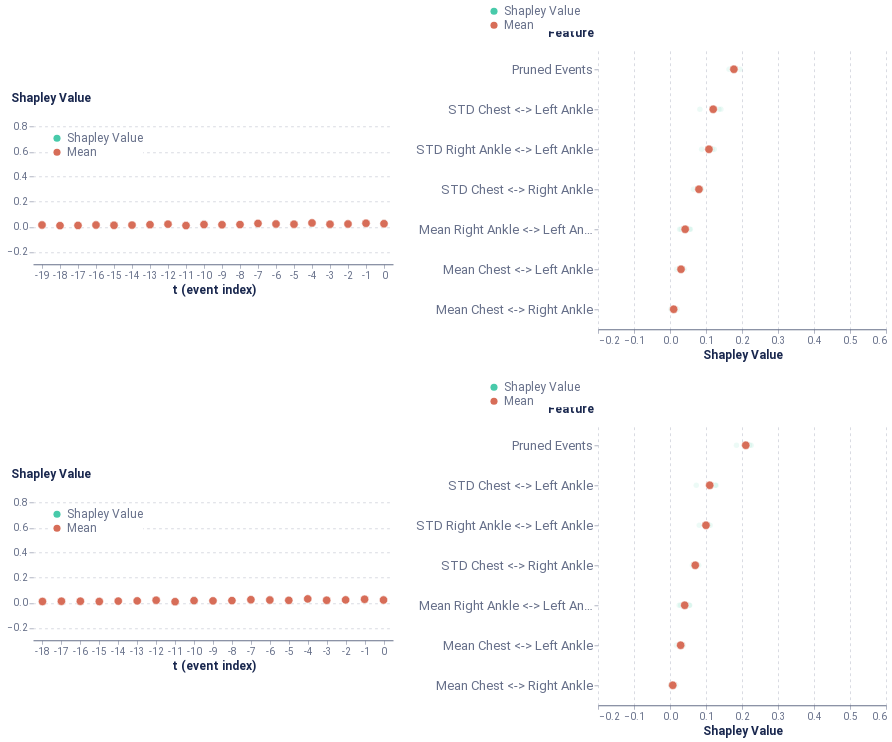

Notebook code cell kept with this figure:
### Code cell
global_plot

### Figure 1 — Vega-Lite specification as saved in the notebook (floating-point values rounded to 4 significant figures)
{"config": {"axis": {"domain": true, "domainColor": "#666F89", "grid": false, "gridCap": "round", "gridColor": "#B3B7C4", "gridDash": [2, 4], "gridWidth": 0.5, "labelColor": "#666F89", "labelFont": "Roboto, Arial, sans-serif", "labelPadding": 2, "tickColor": "#666F89", "tickOpacity": 0.5, "tickSize": 4, "titleColor": "#19274E", "titleFont": "Roboto, Arial, sans-serif", "titleFontSize": 12}, "axisBand": {"domain": true, "labelPadding": 4, "ticks": false}, "axisY": {"domain": false, "titleAlign": "left", "titleAngle": 0, "titleX": -20, "titleY": -10}, "legend": {"labelColor": "#666F89", "labelFont": "Roboto, Arial, sans-serif", "labelFontSize": 12, "symbolSize": 40, "titleColor": "#19274E", "titleFont": "Roboto, Arial, sans-serif", "titleFontSize": 12, "titlePadding": 4}, "arc": {"stroke": "#FFFFFF", "strokeWidth": 1}, "bar": {"fill": "#2770EB", "stroke": null}, "line": {"stroke": "#2770EB", "strokeWidth": 2}, "path": {"stroke": "#2770EB", "strokeWidth": 0.5}, "point": {"fill": "#2770EB", "shape": "circle", "filled": true}, "rect": {"fill": "#2770EB"}, "rule": {"stroke": "#666F89"}, "shape": {"stroke": "#2770EB"}, "text": {"color": "#19274E", "font": "Roboto, Arial, sans-serif", "fontSize": 12}, "range": {"category": ["#2770EB", "#77B98A", "#DA5252", "#FFC400", "#A87AEA", "#00A39E", "#19274E"], "diverging": ["#006360", "#2BB3AE", "#96D9D7", "#FFFFFF", "#EDAAAA", "#DA5252", "#811D1D"], "heatmap": ["#18448F", "#1B4EA5", "#2770EB", "#4C88EE", "#82ACF3", "#A6C4F7", "#E9F1FD"], "ramp": ["#18448F", "#1B4EA5", "#2770EB", "#4C88EE", "#82ACF3", "#A6C4F7", "#E9F1FD"]}, "background": "#FFFFFF", "group": {"fill": "#FFFFFF"}, "header": {"labelColor": "#19274E", "labelFont": "Roboto, Arial, sans-serif", "labelFontSize": 12, "titleColor": "#19274E", "titleFont": "Roboto, Arial, sans-serif", "titleFontSize": 16}, "title": {"anchor": "start", "color": "#19274E", "font": "Roboto, Arial, sans-serif", "fontSize": 20, "fontWeight": "bold", "offset": 20, "subtitleColor": "#19274E", "subtitleFontSize": 16}, "view": {"continuousHeight": 300, "continuousWidth": 400, "stroke": "transparent"}}, "vconcat": [{"hconcat": [{"vconcat": [{"mark": {"type": "point", "stroke": "white", "strokeWidth": 0.6}, "encoding": {"color": {"type": "nominal", "field": "type", "legend": {"fillColor": "white", "orient": "top-left", "symbolSize": 50, "symbolStrokeWidth": 0, "title": null}, "scale": {"domain": ["Shapley Value", "Mean"], "range": ["#48caaa", "#d76d58"]}}, "opacity": {"condition": {"value": 1.0, "test": "(datum.type === 'Mean')"}, "value": 0.2}, "size": {"condition": {"value": 70, "test": "(datum.type === 'Mean')"}, "value": 30}, "x": {"type": "ordinal", "axis": {"labelAngle": 0}, "field": "t (event index)"}, "y": {"type": "quantitative", "axis": {"grid": true, "titleX": -23}, "field": "Shapley Value", "scale": {"domain": [-0.3, 0.9]}, "title": "Shapley Value"}}, "height": 150, "width": 360}], "data": {"name": "data-d5ec994785ddfe2d9d2453fc1dce23bb"}}, {"vconcat": [{"mark": {"type": "point", "stroke": "white", "strokeWidth": 0.6}, "encoding": {"color": {"type": "nominal", "field": "type", "legend": {"fillColor": "white", "orient": "bottom-right", "symbolSize": 50, "symbolStrokeWidth": 0, "title": null}, "scale": {"domain": ["Shapley Value", "Mean"], "range": ["#618FE0", "#d76d58"]}}, "opacity": {"condition": {"value": 1.0, "test": "(datum.type === 'Mean')"}, "value": 0.1}, "size": {"condition": {"value": 70, "test": "(datum.type === 'Mean')"}, "value": 30}, "x": {"type": "quantitative", "axis": {"grid": true, "title": "Shapley Value"}, "field": "Shapley Value", "scale": {"domain": [-0.2, 0.6]}}, "y": {"type": "ordinal", "axis": {"labelFontSize": 13, "titleX": -51}, "field": "Feature", "sort": ["Pruned Events", "STD Chest <-> Left Ankle", "STD Right Ankle <-> Left Ankle", "STD Chest <-> Right Ankle", "Mean Right Ankle <-> Left Ankle", "Mean Chest <-> Left Ankle", "Mean Chest <-> Right Ankle"]}}, "height": 280, "width": 288}], "data": {"name": "data-cf97495dbd814d02b89bc28fbaa52492"}}], "center": true}, {"hconcat": [{"vconcat": [{"mark": {"type": "point", "stroke": "white", "strokeWidth": 0.6}, "encoding": {"color": {"type": "nominal", "field": "type", "legend": {"fillColor": "white", "orient": "top-left", "symbolSize": 50, "symbolStrokeWidth": 0, "title": null}, "scale": {"domain": ["Shapley Value", "Mean"], "range": ["#48caaa", "#d76d58"]}}, "opacity": {"condition": {"value": 1.0, "test": "(datum.type === 'Mean')"}, "value": 0.2}, "size": {"condition": {"value": 70, "test": "(datum.type === 'Mean')"}, "value": 30}, "x": {"type": "ordinal", "axis": {"labelAngle": 0}, "field": "t (event index)"}, "y": {"type": "quantitative", "axis": {"grid": true, "titleX": -23}, "field": "Shapley Value", "scale": {"domain": [-0.3, 0.9]}, "title": "Shapley Value"}}, "height": 150, "width": 360}], "data": {"name": "data-59b916959951929cab8e43d2e9dc2dbe"}}, {"vconcat": [{"mark": {"type": "point", "stroke": "white", "strokeWidth": 0.6}, "encoding": {"color": {"type": "nominal", "field": "type", "legend": {"fillColor": "white", "orient": "bottom-right", "symbolSize": 50, "symbolStrokeWidth": 0, "title": null}, "scale": {"domain": ["Shapley Value", "Mean"], "range": ["#618FE0", "#d76d58"]}}, "opacity": {"condition": {"value": 1.0, "test": "(datum.type === 'Mean')"}, "value": 0.1}, "size": {"condition": {"value": 70, "test": "(datum.type === 'Mean')"}, "value": 30}, "x": {"type": "quantitative", "axis": {"grid": true, "title": "Shapley Value"}, "field": "Shapley Value", "scale": {"domain": [-0.2, 0.6]}}, "y": {"type": "ordinal", "axis": {"labelFontSize": 13, "titleX": -51}, "field": "Feature", "sort": ["Pruned Events", "STD Chest <-> Left Ankle", "STD Right Ankle <-> Left Ankle", "STD Chest <-> Right Ankle", "Mean Right Ankle <-> Left Ankle", "Mean Chest <-> Left Ankle", "Mean Chest <-> Right Ankle"]}}, "height": 280, "width": 288}], "data": {"name": "data-f50b288cb8e74b4fb861c4ed3703549a"}}], "center": true}], "$schema": "https://vega.github.io/schema/vega-lite/v4.8.1.json", "datasets": {"data-d5ec994785ddfe2d9d2453fc1dce23bb": [{"Shapley Value": 0.01211, "t (event index)": 0, "type": "Shapley Value"}, {"Shapley Value": 0.01399, "t (event index)": -1, "type": "Shapley Value"}, {"Shapley Value": 0.03506, "t (event index)": -2, "type": "Shapley Value"}, {"Shapley Value": 0.02698, "t (event index)": -3, "type": "Shapley Value"}, {"Shapley Value": 0.04123, "t (event index)": -4, "type": "Shapley Value"}, {"Shapley Value": 0.0122, "t (event index)": -5, "type": "Shapley Value"}, {"Shapley Value": 0.008806, "t (event index)": -6, "type": "Shapley Value"}, {"Shapley Value": 0.03085, "t (event index)": -7, "type": "Shapley Value"}, {"Shapley Value": 0.02248, "t (event index)": -8, "type": "Shapley Value"}, {"Shapley Value": 0.01273, "t (event index)": -9, "type": "Shapley Value"}, {"Shapley Value": 0.008487, "t (event index)": -10, "type": "Shapley Value"}, {"Shapley Value": 0.001025, "t (event index)": -11, "type": "Shapley Value"}, {"Shapley Value": 0.02861, "t (event index)": -12, "type": "Shapley Value"}, {"Shapley Value": 0.01715, "t (event index)": -13, "type": "Shapley Value"}, {"Shapley Value": 0.01937, "t (event index)": -14, "type": "Shapley Value"}, {"Shapley Value": 0.01044, "t (event index)": -15, "type": "Shapley Value"}, {"Shapley Value": 0.01462, "t (event index)": -16, "type": "Shapley Value"}, {"Shapley Value": 0.0202, "t (event index)": -17, "type": "Shapley Value"}, {"Shapley Value": 0.006416, "t (event index)": -18, "type": "Shapley Value"}, {"Shapley Value": 0.01396, "t (event index)": -19, "type": "Shapley Value"}, {"Shapley Value": 0.03737, "t (event index)": 0, "type": "Shapley Value"}, {"Shapley Value": 0.03643, "t (event index)": -1, "type": "Shapley Value"}, {"Shapley Value": 0.01121, "t (event index)": -2, "type": "Shapley Value"}, {"Shapley Value": 0.003551, "t (event index)": -3, "type": "Shapley Value"}, {"Shapley Value": 0.03367, "t (event index)": -4, "type": "Shapley Value"}, {"Shapley Value": 0.02082, "t (event index)": -5, "type": "Shapley Value"}, {"Shapley Value": 0.03099, "t (event index)": -6, "type": "Shapley Value"}, {"Shapley Value": 0.03331, "t (event index)": -7, "type": "Shapley Value"}, {"Shapley Value": 0.01146, "t (event index)": -8, "type": "Shapley Value"}, {"Shapley Value": 0.01099, "t (event index)": -9, "type": "Shapley Value"}, {"Shapley Value": 0.03496, "t (event index)": -10, "type": "Shapley Value"}, {"Shapley Value": 0.01013, "t (event index)": -11, "type": "Shapley Value"}, {"Shapley Value": 0.01642, "t (event index)": -12, "type": "Shapley Value"}, {"Shapley Value": 0.0178, "t (event index)": -13, "type": "Shapley Value"}, {"Shapley Value": 0.01616, "t (event index)": -14, "type": "Shapley Value"}, {"Shapley Value": 0.01413, "t (event index)": -15, "type": "Shapley Value"}, {"Shapley Value": 0.01175, "t (event index)": -16, "type": "Shapley Value"}, {"Shapley Value": 0.008719, "t (event index)": -17, "type": "Shapley Value"}, {"Shapley Value": 0.01348, "t (event index)": -18, "type": "Shapley Value"}, {"Shapley Value": 0.01534, "t (event index)": -19, "type": "Shapley Value"}, {"Shapley Value": 0.02899, "t (event index)": 0, "type": "Shapley Value"}, {"Shapley Value": 0.0297, "t (event index)": -1, "type": "Shapley Value"}, {"Shapley Value": 0.01582, "t (event index)": -2, "type": "Shapley Value"}, {"Shapley Value": 0.02414, "t (event index)": -3, "type": "Shapley Value"}, {"Shapley Value": 0.03407, "t (event index)": -4, "type": "Shapley Value"}, {"Shapley Value": 0.03309, "t (event index)": -5, "type": "Shapley Value"}, {"Shapley Value": 0.02925, "t (event index)": -6, "type": "Shapley Value"}, {"Shapley Value": 0.01022, "t (event index)": -7, "type": "Shapley Value"}, {"Shapley Value": 0.02021, "t (event index)": -8, "type": "Shapley Value"}, {"Shapley Value": 0.01823, "t (event index)": -9, "type": "Shapley Value"}, {"Shapley Value": 0.02521, "t (event index)": -10, "type": "Shapley Value"}, {"Shapley Value": 0.01642, "t (event index)": -11, "type": "Shapley Value"}, {"Shapley Value": 0.02392, "t (event index)": -12, "type": "Shapley Value"}, {"Shapley Value": 0.01376, "t (event index)": -13, "type": "Shapley Value"}, {"Shapley Value": 0.008426, "t (event index)": -14, "type": "Shapley Value"}, {"Shapley Value": 0.006349, "t (event index)": -15, "type": "Shapley Value"}, {"Shapley Value": 0.01972, "t (event index)": -16, "type": "Shapley Value"}, {"Shapley Value": 0.008291, "t (event index)": -17, "type": "Shapley Value"}, {"Shapley Value": 0.004963, "t (event index)": -18, "type": "Shapley Value"}, {"Shapley Value": 0.01859, "t (event index)": 0, "type": "Shapley Value"}, {"Shapley Value": 0.03164, "t (event index)": -1, "type": "Shapley Value"}, {"Shapley Value": 0.02586, "t (event index)": -2, "type": "Shapley Value"}, {"Shapley Value": 0.0269, "t (event index)": -3, "type": "Shapley Value"}, {"Shapley Value": 0.01303, "t (event index)": -4, "type": "Shapley Value"}, {"Shapley Value": 0.01556, "t (event index)": -5, "type": "Shapley Value"}, {"Shapley Value": 0.01944, "t (event index)": -6, "type": "Shapley Value"}, {"Shapley Value": 0.03147, "t (event index)": -7, "type": "Shapley Value"}, {"Shapley Value": 0.01581, "t (event index)": -8, "type": "Shapley Value"}, {"Shapley Value": 0.02238, "t (event index)": -9, "type": "Shapley Value"}, {"Shapley Value": 0.002203, "t (event index)": -10, "type": "Shapley Value"}, {"Shapley Value": 0.01083, "t (event index)": -11, "type": "Shapley Value"}, {"Shapley Value": 0.0142, "t (event index)": -12, "type": "Shapley Value"}, {"Shapley Value": 0.0176, "t (event index)": -13, "type": "Shapley Value"}, {"Shapley Value": 0.009973, "t (event index)": -14, "type": "Shapley Value"}, {"Shapley Value": 0.01584, "t (event index)": -15, "type": "Shapley Value"}, {"Shapley Value": 0.009063, "t (event index)": -16, "type": "Shapley Value"}, {"Shapley Value": 0.004825, "t (event index)": -17, "type": "Shapley Value"}, {"Shapley Value": 0.01023, "t (event index)": -18, "type": "Shapley Value"}, {"Shapley Value": 0.01286, "t (event index)": -19, "type": "Shapley Value"}, {"Shapley Value": 0.01405, "t (event index)": -19, "type": "Mean"}, {"Shapley Value": 0.008771, "t (event index)": -18, "type": "Mean"}, {"Shapley Value": 0.01051, "t (event index)": -17, "type": "Mean"}, {"Shapley Value": 0.01379, "t (event index)": -16, "type": "Mean"}, {"Shapley Value": 0.01169, "t (event index)": -15, "type": "Mean"}, {"Shapley Value": 0.01348, "t (event index)": -14, "type": "Mean"}, {"Shapley Value": 0.01658, "t (event index)": -13, "type": "Mean"}, {"Shapley Value": 0.02079, "t (event index)": -12, "type": "Mean"}, {"Shapley Value": 0.009601, "t (event index)": -11, "type": "Mean"}, {"Shapley Value": 0.01772, "t (event index)": -10, "type": "Mean"}, {"Shapley Value": 0.01608, "t (event index)": -9, "type": "Mean"}, {"Shapley Value": 0.01749, "t (event index)": -8, "type": "Mean"}, {"Shapley Value": 0.02646, "t (event index)": -7, "type": "Mean"}, {"Shapley Value": 0.02212, "t (event index)": -6, "type": "Mean"}, {"Shapley Value": 0.02042, "t (event index)": -5, "type": "Mean"}, {"Shapley Value": 0.0305, "t (event index)": -4, "type": "Mean"}, {"Shapley Value": 0.02039, "t (event index)": -3, "type": "Mean"}, {"Shapley Value": 0.02199, "t (event index)": -2, "type": "Mean"}, {"Shapley Value": 0.02794, "t (event index)": -1, "type": "Mean"}, {"Shapley Value": 0.02427, "t (event index)": 0, "type": "Mean"}], "data-cf97495dbd814d02b89bc28fbaa52492": [{"Shapley Value": 0.01335, "Feature": "Mean Chest <-> Right Ankle", "type": "Shapley Value"}, {"Shapley Value": 0.08763, "Feature": "STD Chest <-> Right Ankle", "type": "Shapley Value"}, {"Shapley Value": 0.0293, "Feature": "Mean Chest <-> Left Ankle", "type": "Shapley Value"}, {"Shapley Value": 0.1414, "Feature": "STD Chest <-> Left Ankle", "type": "Shapley Value"}, {"Shapley Value": 0.02664, "Feature": "Mean Right Ankle <-> Left Ankle", "type": "Shapley Value"}, {"Shapley Value": 0.08791, "Feature": "STD Right Ankle <-> Left Ankle", "type": "Shapley Value"}, {"Shapley Value": 0.1761, "Feature": "Pruned Events", "type": "Shapley Value"}, {"Shapley Value": 0.01998, "Feature": "Mean Chest <-> Right Ankle", "type": "Shapley Value"}, {"Shapley Value": 0.08658, "Feature": "STD Chest <-> Right Ankle", "type": "Shapley Value"}, {"Shapley Value": 0.01849, "Feature": "Mean Chest <-> Left Ankle", "type": "Shapley Value"}, {"Shapley Value": 0.1199, "Feature": "STD Chest <-> Left Ankle", "type": "Shapley Value"}, {"Shapley Value": 0.05673, "Feature": "Mean Right Ankle <-> Left Ankle", "type": "Shapley Value"}, {"Shapley Value": 0.1174, "Feature": "STD Right Ankle <-> Left Ankle", "type": "Shapley Value"}, {"Shapley Value": 0.1944, "Feature": "Pruned Events", "type": "Shapley Value"}, {"Shapley Value": 0.0031, "Feature": "Mean Chest <-> Right Ankle", "type": "Shapley Value"}, {"Shapley Value": 0.06514, "Feature": "STD Chest <-> Right Ankle", "type": "Shapley Value"}, {"Shapley Value": 0.03997, "Feature": "Mean Chest <-> Left Ankle", "type": "Shapley Value"}, {"Shapley Value": 0.1359, "Feature": "STD Chest <-> Left Ankle", "type": "Shapley Value"}, {"Shapley Value": 0.05434, "Feature": "Mean Right Ankle <-> Left Ankle", "type": "Shapley Value"}, {"Shapley Value": 0.1048, "Feature": "STD Right Ankle <-> Left Ankle", "type": "Shapley Value"}, {"Shapley Value": 0.1641, "Feature": "Pruned Events", "type": "Shapley Value"}, {"Shapley Value": 0.004526, "Feature": "Mean Chest <-> Right Ankle", "type": "Shapley Value"}, {"Shapley Value": 0.08243, "Feature": "STD Chest <-> Right Ankle", "type": "Shapley Value"}, {"Shapley Value": 0.03478, "Feature": "Mean Chest <-> Left Ankle", "type": "Shapley Value"}, {"Shapley Value": 0.08301, "Feature": "STD Chest <-> Left Ankle", "type": "Shapley Value"}, {"Shapley Value": 0.03089, "Feature": "Mean Right Ankle <-> Left Ankle", "type": "Shapley Value"}, {"Shapley Value": 0.1228, "Feature": "STD Right Ankle <-> Left Ankle", "type": "Shapley Value"}, {"Shapley Value": 0.1753, "Feature": "Pruned Events", "type": "Shapley Value"}, {"Shapley Value": 0.1775, "Feature": "Pruned Events", "type": "Mean"}, {"Shapley Value": 0.01024, "Feature": "Mean Chest <-> Right Ankle", "type": "Mean"}, {"Shapley Value": 0.03064, "Feature": "Mean Chest <-> Left Ankle", "type": "Mean"}, {"Shapley Value": 0.04215, "Feature": "Mean Right Ankle <-> Left Ankle", "type": "Mean"}, {"Shapley Value": 0.08044, "Feature": "STD Chest <-> Right Ankle", "type": "Mean"}, {"Shapley Value": 0.12, "Feature": "STD Chest <-> Left Ankle", "type": "Mean"}, {"Shapley Value": 0.1082, "Feature": "STD Right Ankle <-> Left Ankle", "type": "Mean"}], "data-59b916959951929cab8e43d2e9dc2dbe": [{"Shapley Value": 0.009039, "t (event index)": 0, "type": "Shapley Value"}, {"Shapley Value": 0.01409, "t (event index)": -1, "type": "Shapley Value"}, {"Shapley Value": 0.03608, "t (event index)": -2, "type": "Shapley Value"}, {"Shapley Value": 0.02758, "t (event index)": -3, "type": "Shapley Value"}, {"Shapley Value": 0.04169, "t (event index)": -4, "type": "Shapley Value"}, {"Shapley Value": 0.01123, "t (event index)": -5, "type": "Shapley Value"}, {"Shapley Value": 0.007169, "t (event index)": -6, "type": "Shapley Value"}, {"Shapley Value": 0.02799, "t (event index)": -7, "type": "Shapley Value"}, {"Shapley Value": 0.02159, "t (event index)": -8, "type": "Shapley Value"}, {"Shapley Value": 0.01182, "t (event index)": -9, "type": "Shapley Value"}, {"Shapley Value": 0.008526, "t (event index)": -10, "type": "Shapley Value"}, {"Shapley Value": 0.0004743, "t (event index)": -11, "type": "Shapley Value"}, {"Shapley Value": 0.02705, "t (event index)": -12, "type": "Shapley Value"}, {"Shapley Value": 0.01411, "t (event index)": -13, "type": "Shapley Value"}, {"Shapley Value": 0.01969, "t (event index)": -14, "type": "Shapley Value"}, {"Shapley Value": 0.01029, "t (event index)": -15, "type": "Shapley Value"}, {"Shapley Value": 0.01325, "t (event index)": -16, "type": "Shapley Value"}, {"Shapley Value": 0.01748, "t (event index)": -17, "type": "Shapley Value"}, {"Shapley Value": 0.03497, "t (event index)": 0, "type": "Shapley Value"}, {"Shapley Value": 0.03469, "t (event index)": -1, "type": "Shapley Value"}, {"Shapley Value": 0.01091, "t (event index)": -2, "type": "Shapley Value"}, {"Shapley Value": 0.00361, "t (event index)": -3, "type": "Shapley Value"}, {"Shapley Value": 0.03419, "t (event index)": -4, "type": "Shapley Value"}, {"Shapley Value": 0.02187, "t (event index)": -5, "type": "Shapley Value"}, {"Shapley Value": 0.02829, "t (event index)": -6, "type": "Shapley Value"}, {"Shapley Value": 0.03119, "t (event index)": -7, "type": "Shapley Value"}, {"Shapley Value": 0.01174, "t (event index)": -8, "type": "Shapley Value"}, {"Shapley Value": 0.01074, "t (event index)": -9, "type": "Shapley Value"}, {"Shapley Value": 0.03397, "t (event index)": -10, "type": "Shapley Value"}, {"Shapley Value": 0.00982, "t (event index)": -11, "type": "Shapley Value"}, {"Shapley Value": 0.01693, "t (event index)": -12, "type": "Shapley Value"}, {"Shapley Value": 0.01706, "t (event index)": -13, "type": "Shapley Value"}, {"Shapley Value": 0.01489, "t (event index)": -14, "type": "Shapley Value"}, {"Shapley Value": 0.01173, "t (event index)": -15, "type": "Shapley Value"}, {"Shapley Value": 0.0108, "t (event index)": -16, "type": "Shapley Value"}, {"Shapley Value": 0.006569, "t (event index)": -17, "type": "Shapley Value"}, {"Shapley Value": 0.01009, "t (event index)": -18, "type": "Shapley Value"}, {"Shapley Value": 0.02778, "t (event index)": 0, "type": "Shapley Value"}, {"Shapley Value": 0.03115, "t (event index)": -1, "type": "Shapley Value"}, {"Shapley Value": 0.01754, "t (event index)": -2, "type": "Shapley Value"}, {"Shapley Value": 0.02287, "t (event index)": -3, "type": "Shapley Value"}, {"Shapley Value": 0.03308, "t (event index)": -4, "type": "Shapley Value"}, {"Shapley Value": 0.03024, "t (event index)": -5, "type": "Shapley Value"}, {"Shapley Value": 0.0317, "t (event index)": -6, "type": "Shapley Value"}, {"Shapley Value": 0.01039, "t (event index)": -7, "type": "Shapley Value"}, {"Shapley Value": 0.02055, "t (event index)": -8, "type": "Shapley Value"}, {"Shapley Value": 0.01707, "t (event index)": -9, "type": "Shapley Value"}, {"Shapley Value": 0.0225, "t (event index)": -10, "type": "Shapley Value"}, {"Shapley Value": 0.01428, "t (event index)": -11, "type": "Shapley Value"}, {"Shapley Value": 0.02287, "t (event index)": -12, "type": "Shapley Value"}, {"Shapley Value": 0.01288, "t (event index)": -13, "type": "Shapley Value"}, {"Shapley Value": 0.009034, "t (event index)": -14, "type": "Shapley Value"}, {"Shapley Value": 0.005993, "t (event index)": -15, "type": "Shapley Value"}, {"Shapley Value": 0.01784, "t (event index)": -16, "type": "Shapley Value"}, {"Shapley Value": 0.01574, "t (event index)": 0, "type": "Shapley Value"}, {"Shapley Value": 0.0307, "t (event index)": -1, "type": "Shapley Value"}, {"Shapley Value": 0.02657, "t (event index)": -2, "type": "Shapley Value"}, {"Shapley Value": 0.02453, "t (event index)": -3, "type": "Shapley Value"}, {"Shapley Value": 0.01388, "t (event index)": -4, "type": "Shapley Value"}, {"Shapley Value": 0.01392, "t (event index)": -5, "type": "Shapley Value"}, {"Shapley Value": 0.01923, "t (event index)": -6, "type": "Shapley Value"}, {"Shapley Value": 0.02823, "t (event index)": -7, "type": "Shapley Value"}, {"Shapley Value": 0.01525, "t (event index)": -8, "type": "Shapley Value"}, {"Shapley Value": 0.02046, "t (event index)": -9, "type": "Shapley Value"}, {"Shapley Value": 0.001954, "t (event index)": -10, "type": "Shapley Value"}, {"Shapley Value": 0.009695, "t (event index)": -11, "type": "Shapley Value"}, {"Shapley Value": 0.01353, "t (event index)": -12, "type": "Shapley Value"}, {"Shapley Value": 0.01546, "t (event index)": -13, "type": "Shapley Value"}, {"Shapley Value": 0.009622, "t (event index)": -14, "type": "Shapley Value"}, {"Shapley Value": 0.01201, "t (event index)": -15, "type": "Shapley Value"}, {"Shapley Value": 0.007098, "t (event index)": -16, "type": "Shapley Value"}, {"Shapley Value": 0.01009, "t (event index)": -18, "type": "Mean"}, {"Shapley Value": 0.01202, "t (event index)": -17, "type": "Mean"}, {"Shapley Value": 0.01225, "t (event index)": -16, "type": "Mean"}, {"Shapley Value": 0.01, "t (event index)": -15, "type": "Mean"}, {"Shapley Value": 0.01331, "t (event index)": -14, "type": "Mean"}, {"Shapley Value": 0.01488, "t (event index)": -13, "type": "Mean"}, {"Shapley Value": 0.02009, "t (event index)": -12, "type": "Mean"}, {"Shapley Value": 0.008568, "t (event index)": -11, "type": "Mean"}, {"Shapley Value": 0.01674, "t (event index)": -10, "type": "Mean"}, {"Shapley Value": 0.01502, "t (event index)": -9, "type": "Mean"}, {"Shapley Value": 0.01728, "t (event index)": -8, "type": "Mean"}, {"Shapley Value": 0.02445, "t (event index)": -7, "type": "Mean"}, {"Shapley Value": 0.0216, "t (event index)": -6, "type": "Mean"}, {"Shapley Value": 0.01932, "t (event index)": -5, "type": "Mean"}, {"Shapley Value": 0.03071, "t (event index)": -4, "type": "Mean"}, {"Shapley Value": 0.01965, "t (event index)": -3, "type": "Mean"}, {"Shapley Value": 0.02277, "t (event index)": -2, "type": "Mean"}, {"Shapley Value": 0.02766, "t (event index)": -1, "type": "Mean"}, {"Shapley Value": 0.02188, "t (event index)": 0, "type": "Mean"}], "data-f50b288cb8e74b4fb861c4ed3703549a": [{"Shapley Value": 0.01024, "Feature": "Mean Chest <-> Right Ankle", "type": "Shapley Value"}, {"Shapley Value": 0.07983, "Feature": "STD Chest <-> Right Ankle", "type": "Shapley Value"}, {"Shapley Value": 0.02837, "Feature": "Mean Chest <-> Left Ankle", "type": "Shapley Value"}, {"Shapley Value": 0.1258, "Feature": "STD Chest <-> Left Ankle", "type": "Shapley Value"}, {"Shapley Value": 0.02554, "Feature": "Mean Right Ankle <-> Left Ankle", "type": "Shapley Value"}, {"Shapley Value": 0.08139, "Feature": "STD Right Ankle <-> Left Ankle", "type": "Shapley Value"}, {"Shapley Value": 0.2112, "Feature": "Pruned Events", "type": "Shapley Value"}, {"Shapley Value": 0.0163, "Feature": "Mean Chest <-> Right Ankle", "type": "Shapley Value"}, {"Shapley Value": 0.07243, "Feature": "STD Chest <-> Right Ankle", "type": "Shapley Value"}, {"Shapley Value": 0.01805, "Feature": "Mean Chest <-> Left Ankle", "type": "Shapley Value"}, {"Shapley Value": 0.1151, "Feature": "STD Chest <-> Left Ankle", "type": "Shapley Value"}, {"Shapley Value": 0.05462, "Feature": "Mean Right Ankle <-> Left Ankle", "type": "Shapley Value"}, {"Shapley Value": 0.1115, "Feature": "STD Right Ankle <-> Left Ankle", "type": "Shapley Value"}, {"Shapley Value": 0.2254, "Feature": "Pruned Events", "type": "Shapley Value"}, {"Shapley Value": 0.001937, "Feature": "Mean Chest <-> Right Ankle", "type": "Shapley Value"}, {"Shapley Value": 0.06212, "Feature": "STD Chest <-> Right Ankle", "type": "Shapley Value"}, {"Shapley Value": 0.0373, "Feature": "Mean Chest <-> Left Ankle", "type": "Shapley Value"}, {"Shapley Value": 0.1278, "Feature": "STD Chest <-> Left Ankle", "type": "Shapley Value"}, {"Shapley Value": 0.05345, "Feature": "Mean Right Ankle <-> Left Ankle", "type": "Shapley Value"}, {"Shapley Value": 0.1001, "Feature": "STD Right Ankle <-> Left Ankle", "type": "Shapley Value"}, {"Shapley Value": 0.1846, "Feature": "Pruned Events", "type": "Shapley Value"}, {"Shapley Value": 0.002398, "Feature": "Mean Chest <-> Right Ankle", "type": "Shapley Value"}, {"Shapley Value": 0.0663, "Feature": "STD Chest <-> Right Ankle", "type": "Shapley Value"}, {"Shapley Value": 0.03479, "Feature": "Mean Chest <-> Left Ankle", "type": "Shapley Value"}, {"Shapley Value": 0.07298, "Feature": "STD Chest <-> Left Ankle", "type": "Shapley Value"}, {"Shapley Value": 0.02968, "Feature": "Mean Right Ankle <-> Left Ankle", "type": "Shapley Value"}, {"Shapley Value": 0.1067, "Feature": "STD Right Ankle <-> Left Ankle", "type": "Shapley Value"}, {"Shapley Value": 0.2209, "Feature": "Pruned Events", "type": "Shapley Value"}, {"Shapley Value": 0.2105, "Feature": "Pruned Events", "type": "Mean"}, {"Shapley Value": 0.00772, "Feature": "Mean Chest <-> Right Ankle", "type": "Mean"}, {"Shapley Value": 0.02963, "Feature": "Mean Chest <-> Left Ankle", "type": "Mean"}, {"Shapley Value": 0.04082, "Feature": "Mean Right Ankle <-> Left Ankle", "type": "Mean"}, {"Shapley Value": 0.07017, "Feature": "STD Chest <-> Right Ankle", "type": "Mean"}, {"Shapley Value": 0.1104, "Feature": "STD Chest <-> Left Ankle", "type": "Mean"}, {"Shapley Value": 0.09993, "Feature": "STD Right Ankle <-> Left Ankle", "type": "Mean"}]}}
